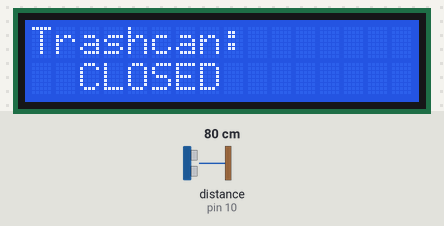
The sketch below on a simulated Arduino Uno, built with avr-gcc and run on an emulated ATmega328P. On the bench: 16×2 character LCD. Wiring (inferred from the names in the program): ultrasonic range finder: trigger pin 9; echo pin 10. The inputs (shaded band) are chosen by the test bench; at power-on: distance to the obstacle (sensor on pin 10) 80 cm. The echo pulse lasts 58.3 µs per cm; what the sketch prints to the serial monitor is not drawn.

Above: at 1.2 s.
1.3 s: distance to the obstacle (sensor on pin 10) set to 23 cm
2.8 s: distance to the obstacle (sensor on pin 10) set to 19 cm
At 4.4 s:
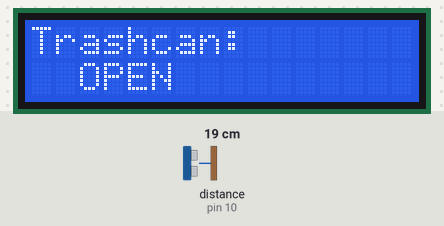
4.7 s: distance to the obstacle (sensor on pin 10) set to 35 cm
At 5.5 s:
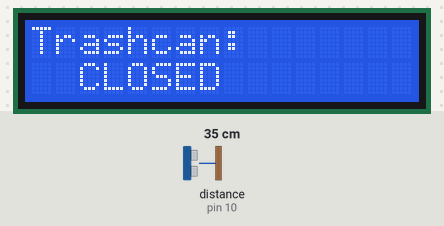
6.2 s: distance to the obstacle (sensor on pin 10) set to 2 cm
At 7.8 s:
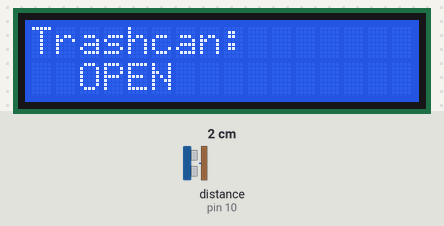
Timing chart, 0 to 8.8 s (numbered marks = the images above; inputs shaded):
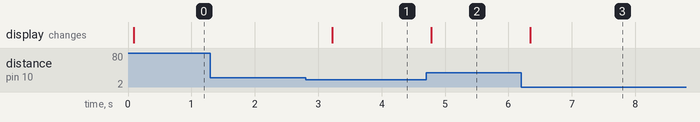

Measured:
- the behaviour switches between 21 and 20 cm on distance to the obstacle (sensor on pin 10) (found by bisection; images 0 and 1)
- after the input at 1.3 s, every drawn part: stays the same
- after the input at 2.8 s, the display: changes after 0.42 s (image 1)
- after the input at 4.7 s, the display: changes after 0.08 s (image 2)
- after the input at 6.2 s, the display: changes after 0.14 s (image 3)

The sketch:

IoTDevFinalProj.ino
```cpp
#include <LiquidCrystal_I2C.h>

LiquidCrystal_I2C lcd_i2c(0x27, 16, 2);
//Servo Motor
int servoPin = 18;
// Ultrasonic Sensors
#define TRIG_PIN 9
#define ECHO_PIN 10
float duration_us, distance_cm;

void setup() {
  Serial.begin(115200);
  pinMode(TRIG_PIN, OUTPUT);
  pinMode(ECHO_PIN, INPUT);
  lcd_i2c.init();
  lcd_i2c.backlight();
}

void loop() {
  digitalWrite(TRIG_PIN, HIGH);
  delayMicroseconds(10);
  digitalWrite(TRIG_PIN, LOW);
  duration_us = pulseIn(ECHO_PIN, HIGH);
  distance_cm = 0.017 * duration_us;

  Serial.print("distance: ");
  Serial.println(distance_cm);

  if(distance_cm < 20){

  lcd_i2c.clear();
  lcd_i2c.setCursor(0, 0);
  lcd_i2c.print("Trashcan: ");
  lcd_i2c.setCursor(2, 1);
  lcd_i2c.print("OPEN");
  }
  else{
  lcd_i2c.clear();
  lcd_i2c.setCursor(0, 0);
  lcd_i2c.print("Trashcan:");
  lcd_i2c.setCursor(2, 1);
  lcd_i2c.print("CLOSED");
  }

delay(500);
}
```
